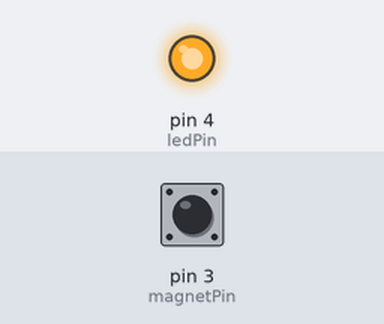
Bench run of a sketch on a simulated Arduino Uno, built with avr-gcc and run on an emulated ATmega328P. Parts: output pins drawn as LEDs (lit = HIGH). The test bench sets the inputs (shaded band); at power-on: pin 3 (magnetPin) HIGH. What the sketch prints to the serial monitor is not drawn.

Above: at 1.2 s.
1.3 s: pin 3 (magnetPin) pulled LOW for 0.15 s
At 1.37 s:
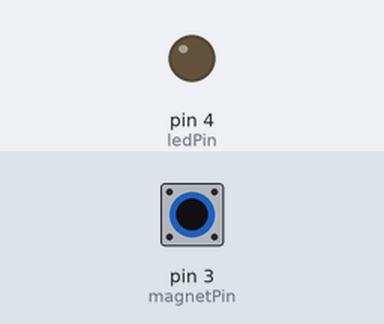
2.9 s: pin 3 (magnetPin) pulled LOW for 3.2 s
At 7.2 s:
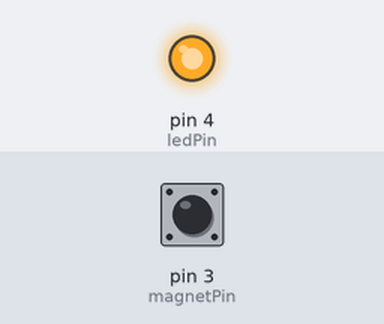
Timing chart, 0 to 8.7 s (numbered marks = the images above; inputs shaded):
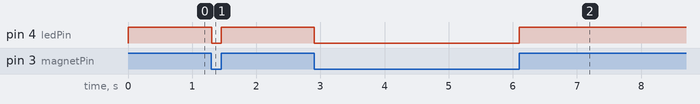

The sketch:

hallEffectTestSketch.ino
```cpp
int magnetPin = 3;
int ledPin = 4;


void setup() {
  Serial.begin(9600);
  // There's an argument to use the internal pullup resistor here, but I honestly need to futz with pullup stuff more.
  // also an argument to just physically build a noise filter, because I don't really trust this that much.
  pinMode(magnetPin,INPUT_PULLUP);
  pinMode(ledPin,OUTPUT);

}

void loop() {
  // turns on an LED if there's a signal from the hall effect sensor. Look, it's nothing crazy, but we gotta do tests

  digitalWrite(ledPin,digitalRead(magnetPin));
  Serial.println(digitalRead(magnetPin));


}
```

Measured:
- after the input at 1.3 s, pin 4 (ledPin): HIGH → LOW at once, → HIGH 0.15 s later
- after the input at 2.9 s, pin 4 (ledPin): HIGH → LOW at once, → HIGH 3.2 s later
